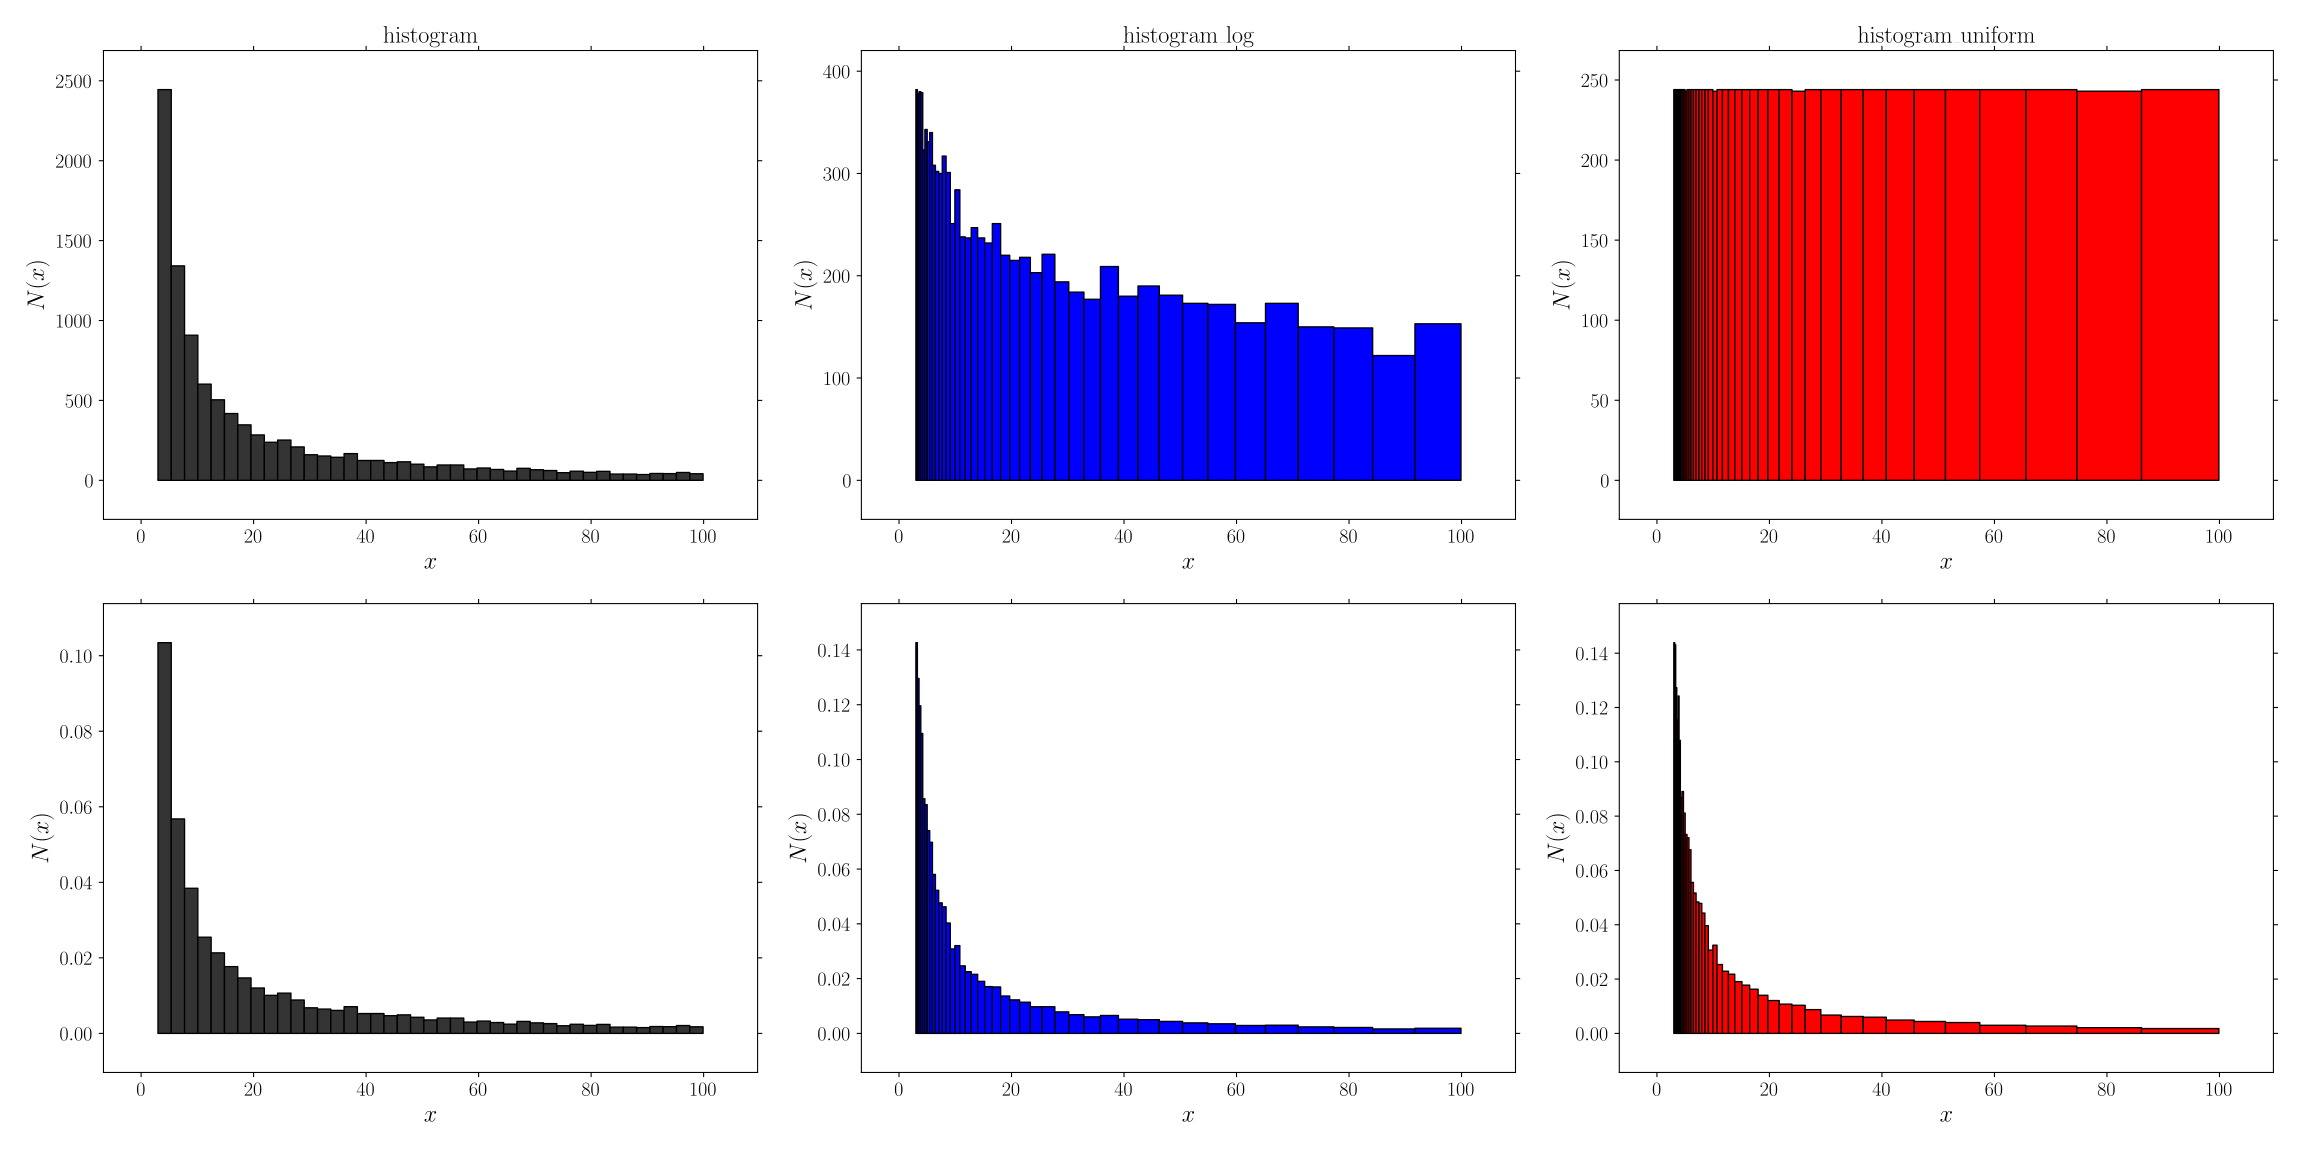

Generate this figure with Python:

import matplotlib.pyplot as plt
import GooseMPL          as gplt
import numpy             as np

plt.style.use(['goose','goose-latex'])

# ------------------------------------------------------------------------------

def distribution(a=100, b=3, g=-.3, size=10000):

  r = np.random.random(size=size)

  return (a**g + (b**g - a**g)*r)**(1./g)

# ------------------------------------------------------------------------------

data = distribution()

fig, axes = plt.subplots(ncols=3, nrows=2, figsize=(3*8,2*6))

# --- histogram ---

P,x = gplt.histogram(data, bins=41, density=False)

gplt.hist(P,x,facecolor=[.2,.2,.2],axis=axes[0,0])

P,x = gplt.histogram(data, bins=41, density=True)

gplt.hist(P,x,facecolor=[.2,.2,.2],axis=axes[1,0])

# --- histogram_log ---

P,x = gplt.histogram_log(data, bins=41, density=False)

gplt.hist(P,x,facecolor='b',axis=axes[0,1])

P,x = gplt.histogram_log(data, bins=41, density=True)

gplt.hist(P,x,facecolor='b',axis=axes[1,1])

# --- histogram_uniform ---

P,x = gplt.histogram_uniform(data, bins=41, density=False)

gplt.hist(P,x,facecolor='r',axis=axes[0,2])

P,x = gplt.histogram_uniform(data, bins=41, density=True)

gplt.hist(P,x,facecolor='r',axis=axes[1,2])

# --- axes settings ---

axes[0,0].set_title(r'histogram')
axes[0,1].set_title(r'histogram\_log')
axes[0,2].set_title(r'histogram\_uniform')

for ax in axes.ravel():

  ax.set_xlabel(r'$x$')
  ax.set_ylabel(r'$N(x)$')

plt.savefig('histogram.svg')
plt.show()
